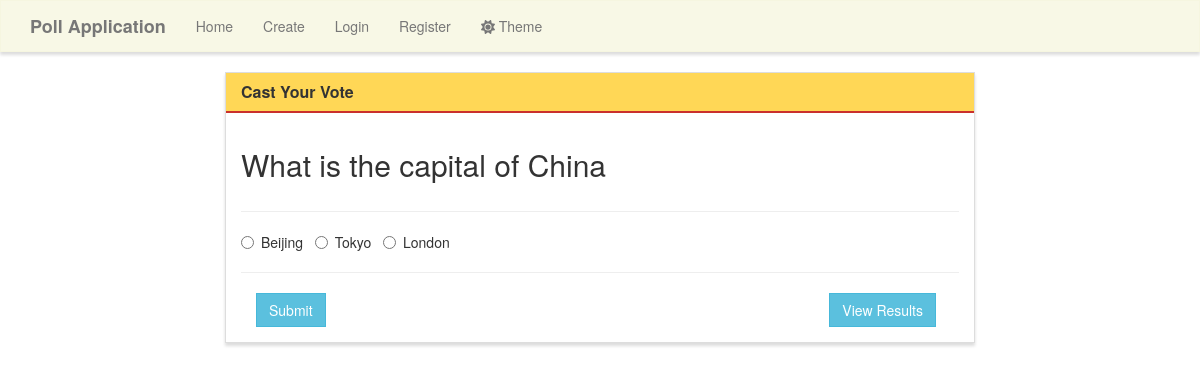
Page /vote/105/ on the committed database.
### Poll_app/models.py (models this page shows, shortened)
class Poll(models.Model):
    question = models.TextField()
    option_one = models.CharField(max_length=30)
    option_two = models.CharField(max_length=30)
    option_three = models.CharField(max_length=30)
    option_one_count = models.IntegerField(default=0)
    option_two_count = models.IntegerField(default=0)
    option_three_count = models.IntegerField(default=0)
    author = models.ForeignKey(settings.AUTH_USER_MODEL,on_delete=models.CASCADE,null=True, default=4)
    quiz = models.ForeignKey(Quiz, on_delete=models.CASCADE, null=True, blank=True)

### Poll_app/views.py (the view, shortened to what this page needs)
# urls.py: path('vote/<poll_id>/', poll_views.vote, name='vote'),
def vote(request, poll_id):
    poll = Poll.objects.get(pk=poll_id)
    if 'polls_voted' not in request.session:
        request.session['polls_voted']=[]
        request.session.modified = True
    if poll.pk in request.session['polls_voted']:
        return redirect('results', poll.id)
    context = {'poll' : poll}
    return render(request, 'poll/vote.html', context)

### Poll_app/templates/poll/vote.html (shortened to what this page needs)
{% extends "poll/base.html" %}
{% block main %}
<div class="row">
    <div class="col-lg-8 col-lg-offset-2">
        <div class="panel panel-default">
            <div class="panel-heading">
                <h3 class="panel-title">Cast Your Vote</h3>
            </div>
            <div class="panel-body">
				<div class="row">
					<div class="col-lg-12">
						<h2>{{ poll.question }}</h2>
					</div>
				</div>
				<div class="row">
					<div class="col-lg-12">
						<hr />
						<form method="POST" id="form">
							<div class="form-group">
								<div class="radio required">
									<label>
										<input type="radio" name="poll" value="option1">
										{{ poll.option_one }}
									</label> &nbsp;
									<label>
										<input type="radio" name="poll" value="option2">
										{{ poll.option_two }}
									</label> &nbsp;
									<label>
										<input type="radio" name="poll" value="option3">
										{{ poll.option_three }}
									</label> &nbsp;
								</div>
							</div>
							<hr />
							<div class="row col-lg-12 col-md-12 col-sm-12 col-xs-12">
								<div class="col-lg-10 col-md-10 col-sm-10 col-xs-10">
									<button type="button" id="sub" class="btn btn-info">
										Submit
									</button>
								</div>
								<div class="col-lg-2 col-md-2 col-sm-2 col-xs-2">
									<a href="{% url 'results' poll.id %}" style="vertical-align: middle;" class="btn btn-info">View Results</a>
								</div>
							</div>
						</form>
					</div>
				</div>
			</div>
        </div>
    </div>
</div>
{% endblock %}

### Poll_app/static/poll/css/style-light.css (style rules this page uses)
a.navbar-brand, .panel-title { font-weight: bolder; }
.navbar-default, .btn, .form-control, .panel { border-radius: 0; }
.panel-default > .panel-heading { color: #333; background-color: #ffd756; border-color: #ca302c; border-width: 2px; border-top-left-radius: 0; border-top-right-radius: 0; }
.panel { box-shadow: 0px 3px 3px 0px #ddd; }

### rows in the picture
Poll: question "What is the capital of China", option_one "Beijing", option_two "Tokyo", option_three "London"
